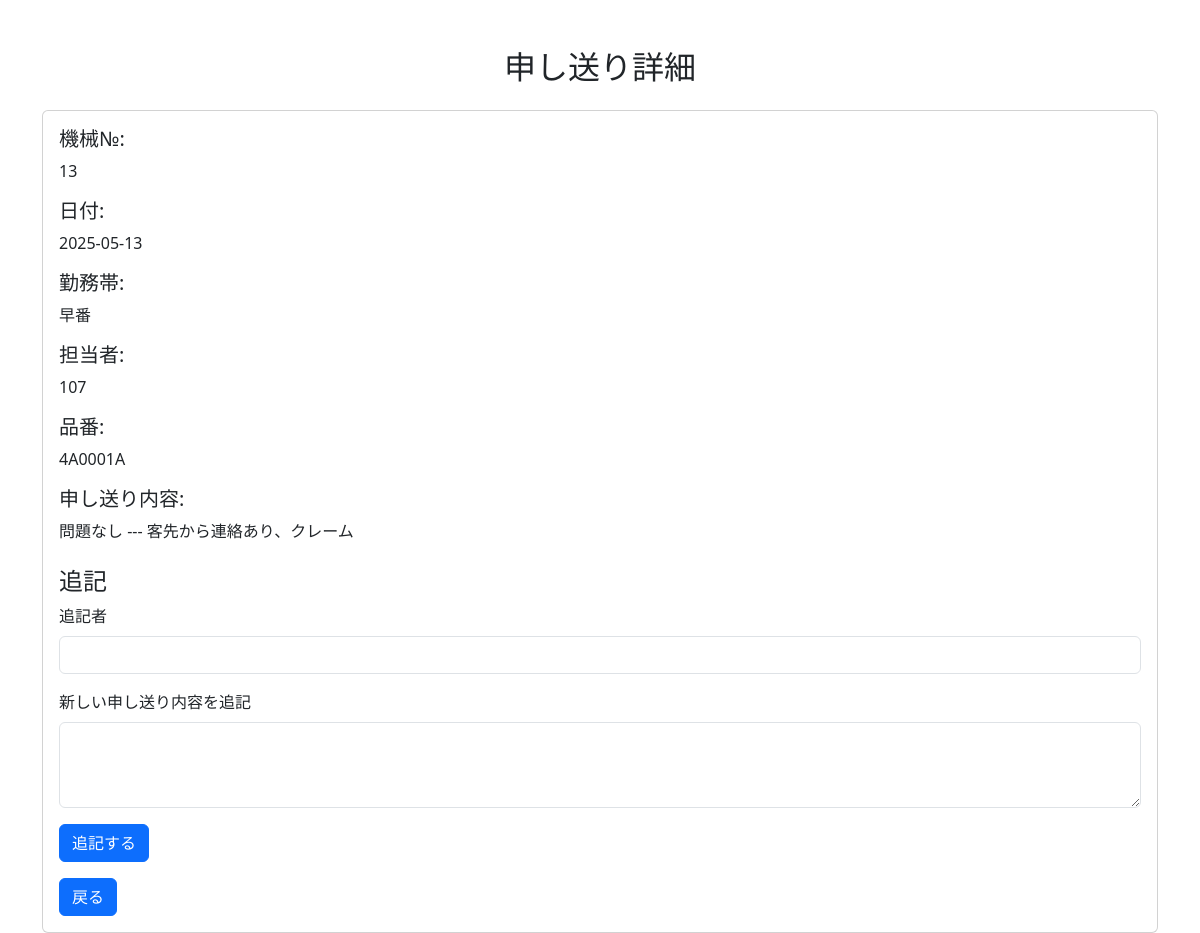
The page /show/9 on the database as committed earlier.
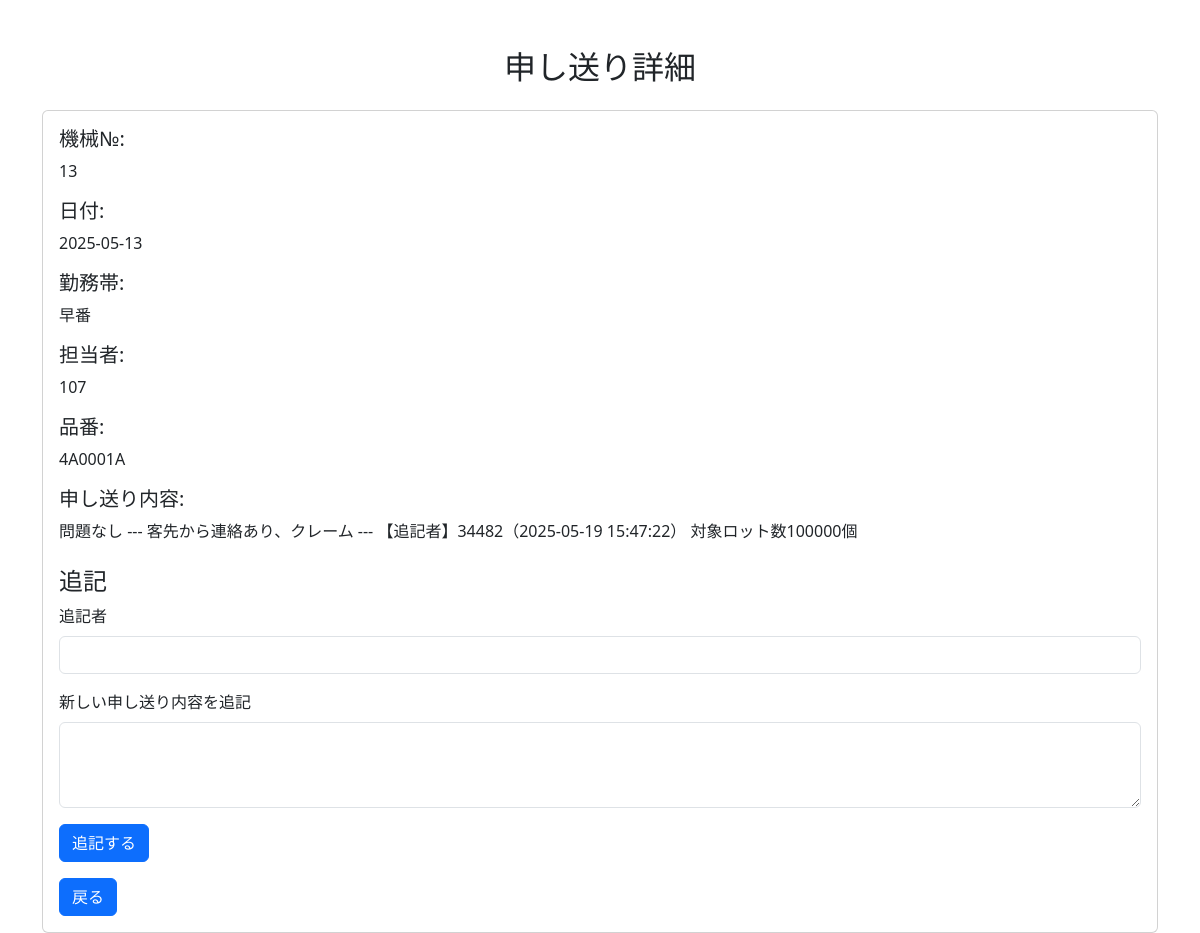
The same page on the database as committed later.
### tables this page shows
CREATE TABLE work_notes (
        id INTEGER PRIMARY KEY AUTOINCREMENT,
        machine_no TEXT NOT NULL,           -- 機械番号
        date DATE NOT NULL,                 -- 日付
        shift TEXT NOT NULL,                -- 勤務帯（例：早番、遅番など）
        operator TEXT NOT NULL,             -- 担当者
        product_no TEXT NOT NULL,           -- 品番
        note TEXT NOT NULL,                 -- 申し送り内容
        created_at TIMESTAMP DEFAULT CURRENT_TIMESTAMP,
        updated_at TIMESTAMP DEFAULT CURRENT_TIMESTAMP
    , additional_note TEXT);

### app.py (the view)
@app.route("/show/<int:id>")
def show(id):
    note = show_work_note(id)
    return render_template("show.html", note=note)

### database.py (called while the page is built)
def get_connection_db():
    conn = sqlite3.connect("todo.db")
    conn.row_factory = sqlite3.Row
    return conn

def show_work_note(note_id):
    conn = get_connection_db()
    c = conn.cursor()
    c.execute("SELECT * FROM work_notes WHERE id = ?", (note_id,))
    row = c.fetchone()
    conn.close()
    return row

### templates/show.html (shortened to what this page needs)
<!DOCTYPE html>
<html lang="ja">
<head>
    <link href="https://cdn.jsdelivr.net/npm/bootstrap@5.3.0/dist/css/bootstrap.min.css" rel="stylesheet">
</head>
<body>
    <div class="container mt-5">
        <h2 class="mb-4 text-center">申し送り詳細</h2>
        <div class="card">
            <div class="card-body">
                <h5 class="card-title">機械№:</h5>
                <p class="card-text">{{ note['machine_no'] }}</p>
                <h5 class="card-title">日付:</h5>
                <p class="card-text">{{ note['date'] }}</p>
                <h5 class="card-title">勤務帯:</h5>
                <p class="card-text">{{ note['shift'] }}</p>
                <h5 class="card-title">担当者:</h5>
                <p class="card-text">{{ note['operator'] }}</p>
                <h5 class="card-title">品番:</h5>
                <p class="card-text">{{ note['product_no'] }}</p>
                <h5 class="card-title">申し送り内容:</h5>
                <p class="card-text">{{ note['note'] }}</p>
                <h4 class="mt-4">追記</h4>
                <form method="post" action="{{ url_for('update_note', id=note['id']) }}">
                    <div class="mb-3">
                        <label for="updater" class="form-label">追記者</label>
                        <input type="text" class="form-control" id="updater" name="updater" required>
                    </div>
                    <div class="mb-3">
                        <label for="additional_note" class="form-label">新しい申し送り内容を追記</label>
                        <textarea class="form-control" id="additional_note" name="additional_note" rows="3" required></textarea>
                    </div>
                    <button type="submit" class="btn btn-primary">追記する</button>
                </form>
                <a href="{{ url_for('index') }}" class="btn btn-primary mt-3">戻る</a>
            </div>
        </div>
    </div>
</body>
</html>

Rows that differ between the two databases and show on the page:
changed work_notes "早番": note "問題なし --- 客先から連絡あり、クレーム" → "問題なし --- 客先から連絡あり、クレーム --- 【追記者】34482（2025-05-19 15:47:22） 対象ロット数100000個"
